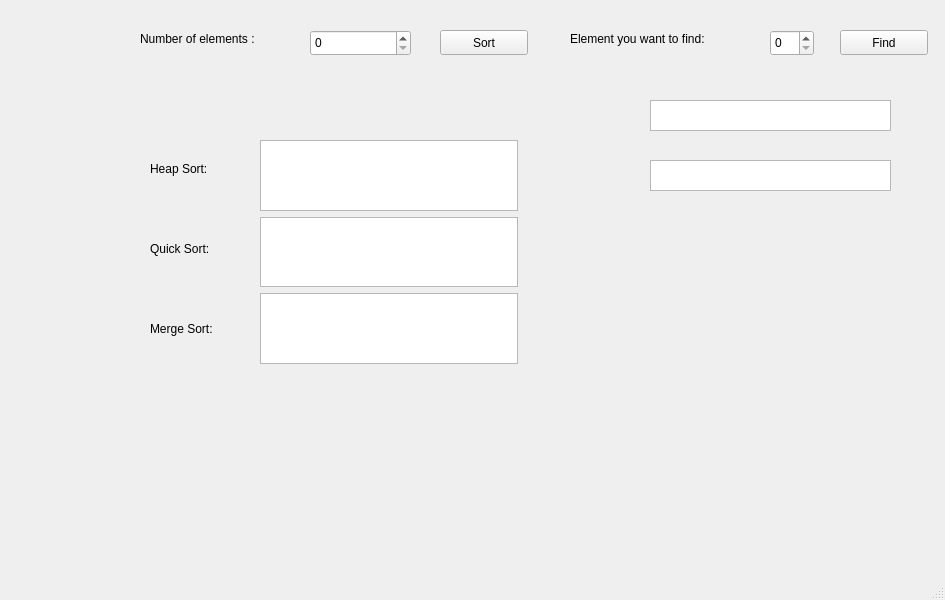
<?xml version="1.0" encoding="UTF-8"?>
<ui version="4.0">
 <class>MainWindow</class>
 <widget class="QMainWindow" name="MainWindow">
  <property name="geometry">
   <rect>
    <x>0</x>
    <y>0</y>
    <width>945</width>
    <height>600</height>
   </rect>
  </property>
  <property name="windowTitle">
   <string>MainWindow</string>
  </property>
  <widget class="QWidget" name="centralwidget">
   <widget class="QSpinBox" name="spinBox">
    <property name="geometry">
     <rect>
      <x>310</x>
      <y>30</y>
      <width>101</width>
      <height>26</height>
     </rect>
    </property>
   </widget>
   <widget class="QLabel" name="label">
    <property name="geometry">
     <rect>
      <x>150</x>
      <y>160</y>
      <width>91</width>
      <height>17</height>
     </rect>
    </property>
    <property name="text">
     <string>Heap Sort:</string>
    </property>
   </widget>
   <widget class="QLabel" name="label_2">
    <property name="geometry">
     <rect>
      <x>150</x>
      <y>240</y>
      <width>81</width>
      <height>17</height>
     </rect>
    </property>
    <property name="text">
     <string>Quick Sort:</string>
    </property>
   </widget>
   <widget class="QLabel" name="label_3">
    <property name="geometry">
     <rect>
      <x>150</x>
      <y>320</y>
      <width>91</width>
      <height>17</height>
     </rect>
    </property>
    <property name="text">
     <string>Merge Sort:</string>
    </property>
   </widget>
   <widget class="QLabel" name="label_4">
    <property name="geometry">
     <rect>
      <x>140</x>
      <y>30</y>
      <width>151</width>
      <height>17</height>
     </rect>
    </property>
    <property name="text">
     <string>Number of elements :</string>
    </property>
   </widget>
   <widget class="QPushButton" name="sortButton">
    <property name="geometry">
     <rect>
      <x>440</x>
      <y>30</y>
      <width>88</width>
      <height>25</height>
     </rect>
    </property>
    <property name="text">
     <string>Sort</string>
    </property>
   </widget>
   <widget class="QSpinBox" name="elementSpinBox">
    <property name="geometry">
     <rect>
      <x>770</x>
      <y>30</y>
      <width>44</width>
      <height>26</height>
     </rect>
    </property>
   </widget>
   <widget class="QLabel" name="label_5">
    <property name="geometry">
     <rect>
      <x>570</x>
      <y>30</y>
      <width>181</width>
      <height>17</height>
     </rect>
    </property>
    <property name="text">
     <string>Element you want to find:</string>
    </property>
   </widget>
   <widget class="QTextBrowser" name="answerBrowser">
    <property name="geometry">
     <rect>
      <x>650</x>
      <y>100</y>
      <width>241</width>
      <height>31</height>
     </rect>
    </property>
   </widget>
   <widget class="QPushButton" name="findButton">
    <property name="geometry">
     <rect>
      <x>840</x>
      <y>30</y>
      <width>88</width>
      <height>25</height>
     </rect>
    </property>
    <property name="text">
     <string>Find</string>
    </property>
   </widget>
   <widget class="QTextBrowser" name="binsearchTimeBrowser">
    <property name="geometry">
     <rect>
      <x>650</x>
      <y>160</y>
      <width>241</width>
      <height>31</height>
     </rect>
    </property>
   </widget>
   <widget class="QWidget" name="">
    <property name="geometry">
     <rect>
      <x>260</x>
      <y>140</y>
      <width>258</width>
      <height>224</height>
     </rect>
    </property>
    <layout class="QVBoxLayout" name="verticalLayout">
     <item>
      <widget class="QTextBrowser" name="heapSort"/>
     </item>
     <item>
      <widget class="QTextBrowser" name="quickSort"/>
     </item>
     <item>
      <widget class="QTextBrowser" name="mergeSort"/>
     </item>
    </layout>
   </widget>
  </widget>
  <widget class="QMenuBar" name="menubar">
   <property name="geometry">
    <rect>
     <x>0</x>
     <y>0</y>
     <width>945</width>
     <height>22</height>
    </rect>
   </property>
  </widget>
  <widget class="QStatusBar" name="statusbar"/>
 </widget>
 <resources/>
 <connections/>
</ui>
